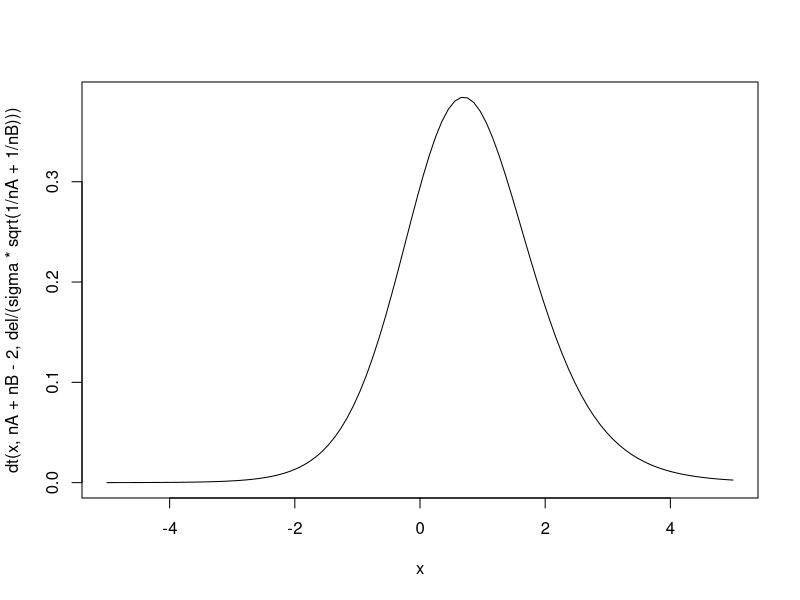
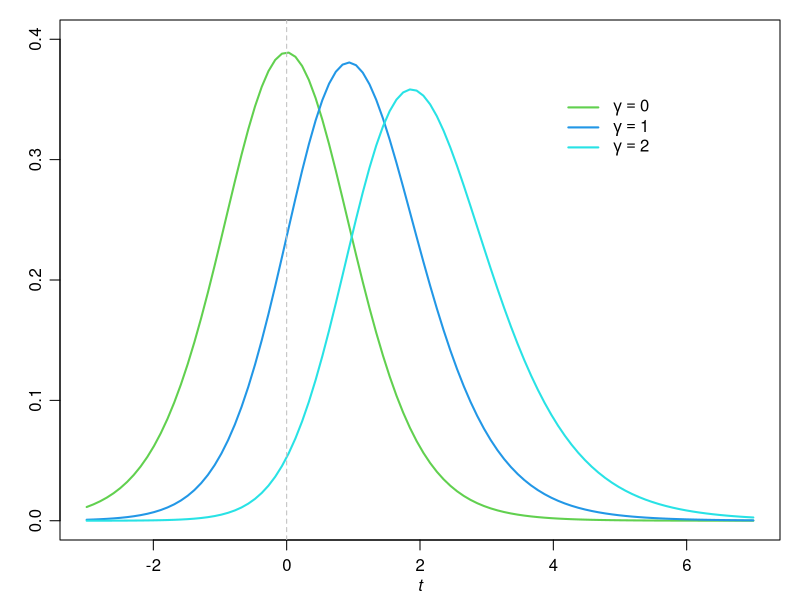
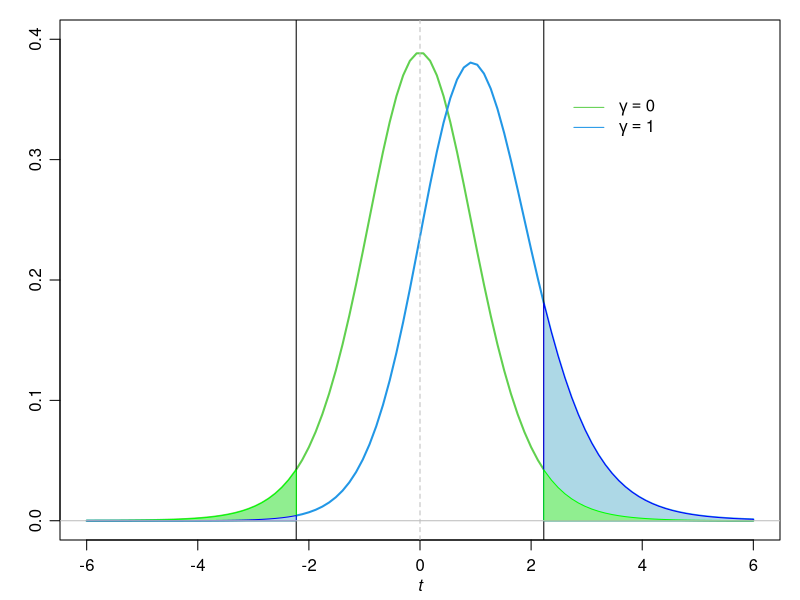
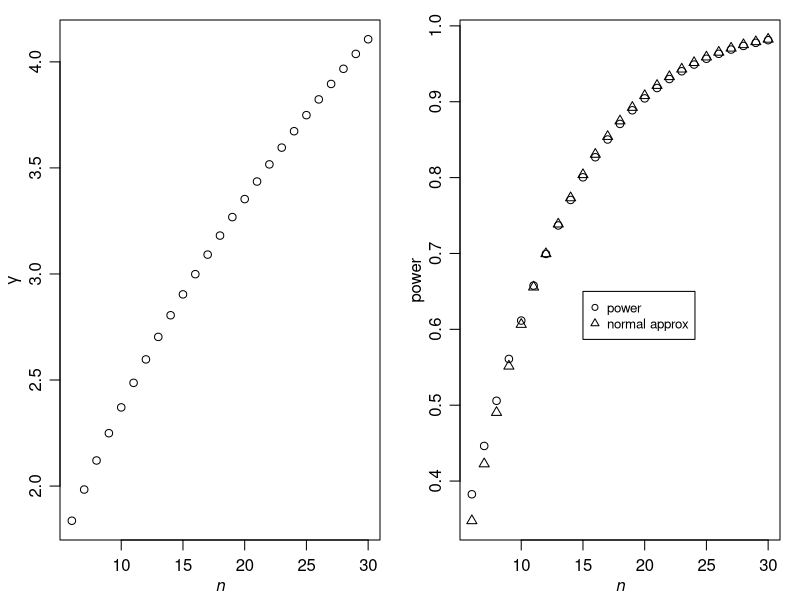
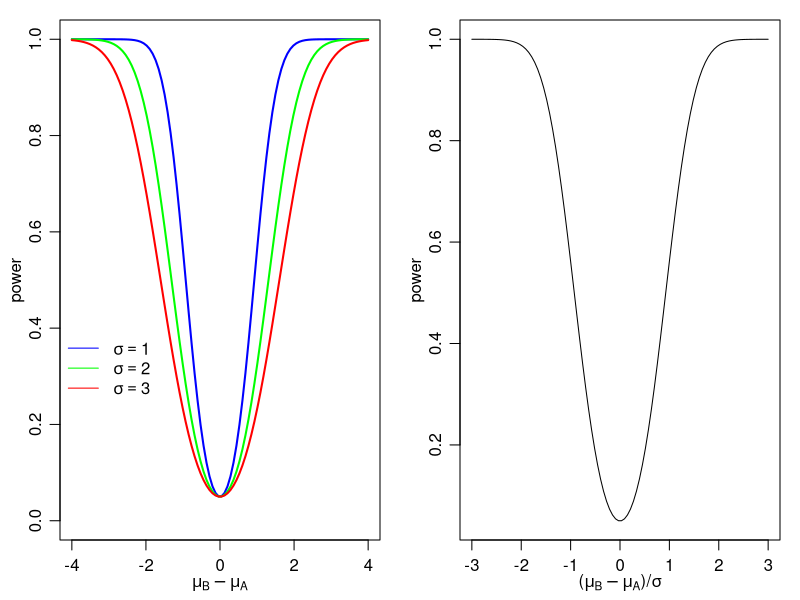
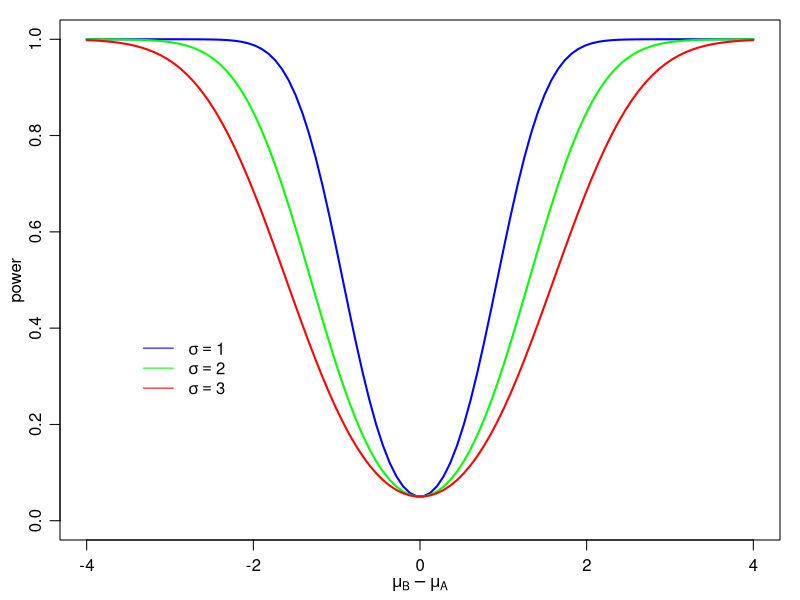
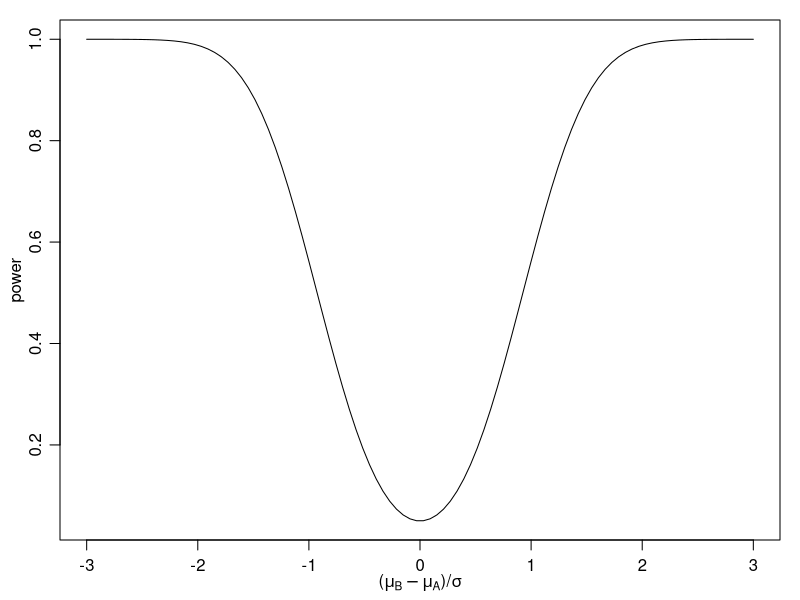
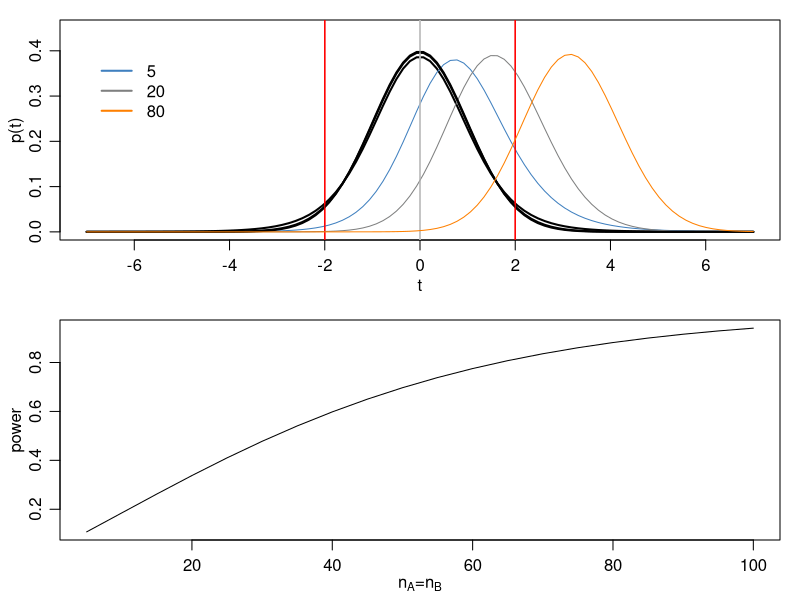

Here is the R script that generated these plots, in order:
######
y<- c( 26.9,11.4,26.6,23.7,25.3,28.5,14.2,17.9,16.5,21.1,24.3,19.6)
x<-c("B", "A", "B", "A", "B", "B", "B", "A", "A", "A", "B", "A")

yA<-y[x=="A"] ; yB<-y[x=="B"] ; nA<-sum(x=="A") ; nB<-sum(x=="B")

sp2<- (  (nA-1)*var(yA) + (nB-1)*var(yB) )/(nA-1+nB-1)
sp<-sqrt(sp2)

alpha<-.05
tc<-qt(1-alpha/2,nA+nB-2)

mean(yB)-mean(yA) + c(-1,1)*sp*sqrt(1/nA+1/nB)*tc



######



######
pdf("fig4_1.pdf",family="Times",height=3,width=6)
par(mar=c(3,3,1,1),mgp=c(1.75,.75,0))
nA<-nB<-6
x<-seq(-3,7,length=100)
par(mar=c(3,3,1,1),mgp=c(1.75,.75,0))
plot(c(-3,7),c(0,.4),type="n",xlab=expression(italic(t)),ylab="")
for(ncp in c(0,1,2) ) {
lines(x,dt(x,nA+nB-2, ncp),type="l",col=3+ncp,lwd=2)
                             }
abline(v=0,lty=2,col="gray")
legend(4,.36,
#  legend=c("gamma=0","gamma=1","gamma=2"), 
  legend=c(expression(gamma==0),expression(gamma==1),expression(gamma==2)),
  lwd=c(2,2,2),col=c(3,4,5),bty="n")
dev.off()
######


######
sigma<-sqrt(31.07)
del<-2.4
nA<-6
nB<-6

x<-seq(-5,5,length=100)
plot(x,dt(x,nA+nB-2, del/(sigma*sqrt(1/nA+1/nB))),type="l")

sigma<-sqrt(31.07)
delta<-2.4
nA<-6
nB<-6
alpha<-.05
t.gamma<- delta/(sigma*sqrt(1/nA +1/nB))

t.rcrit<-qt(1-alpha/2,nA+nB-2)

t.power<-pt(-t.rcrit,nA+nB-2, ncp=t.gamma) +
         1-pt(t.rcrit,nA+nB-2, ncp=t.gamma)
######


######
pdf("fig4_2.pdf",family="Times",height=3,width=6)
par(mar=c(3,3,1,1),mgp=c(1.75,.75,0))
plot(c(-6,6),c(0,.4),type="n",xlab=expression(italic(t)),ylab="")
x<-seq(-6,6,length=100)
qc<-  qt(.975,10)
for(ncp in c(0,1) ) {
lines(x,dt(x,nA+nB-2, ncp),type="l",col=3+ncp,lwd=2)
                             }
abline(v=0,lty=2,col="gray")
abline(v=qt(c(.025,.975),10))
legend(2.5,.36,legend=c(expression(gamma==0),expression(gamma==1)), lwd=c(1,1,1),col=c(3,4,5),bty="n")

xp<-c( qc,qc,x[x>qc],max(x))
yp<-c(0,dt( c(qc,x[x>qc]),nA+nB-2,ncp=1),0)
polygon( xp, yp,col="lightblue" ,border="blue" )

yp<-c(0,dt( c(qc,x[x>qc]),nA+nB-2,ncp=0),0)
polygon( xp, yp,col="lightgreen" ,border="green" )

xp<-c( min(x),x[x< -qc],-qc,-qc)
yp<-c(0,dt( c(x[x< -qc],-qc),nA+nB-2,ncp=0),0)
polygon( xp, yp,col="lightgreen" ,border="green" )

yp<-c(0,dt( c(x[x< -qc],-qc),nA+nB-2,ncp=1),0)
polygon( xp, yp,col="lightblue",border="blue"  )
abline(h=0,col="gray")

dev.off()
######



######
delta<-5 ; s2<- (  (nA-1)*var(yA) + (nB-1)*var(yB) )/(nA-1+nB-1)

alpha<-0.05 ; n<-seq(6,30)

t.crit<- qt(1-alpha/2,2*n-2)

t.gamma<-delta/sqrt(s2*(1/n+1/n))

t.power<-1-pt( t.crit,2*n-2,ncp=t.gamma)+
           pt(-t.crit,2*n-2,ncp=t.gamma)

t.normal.power<- 1- pnorm( t.crit, mean=t.gamma ) +
                    pnorm(-t.crit, mean=t.gamma )

######

pdf("fig4_3.pdf",family="Times",height=2.75,width=6)
par(mar=c(3,3,1,1),mgp=c(1.75,.75,0))
par(mfrow=c(1,2))
plot(n,t.gamma,xlab=expression(italic(n)),ylab=expression(gamma))
plot(n, t.power,ylim=range(c(t.power,t.normal.power)),xlab=expression(italic(n)), ylab="power") 
points(n,t.normal.power,pch=2)
legend(15,.65,legend=c("power","normal approx"),pch=c(1,2),cex=.8)
dev.off()


#####
pdf("fig4_4.pdf",family="Times",height=3,width=7)
par(mar=c(3,3,1,1),mgp=c(1.75,.75,0))

n<-10
t.crit<- qt(1-alpha/2,2*n-2)

par(mfrow=c(1,2))
cols<-c("blue","green","red")
del<-seq(-4,4,length=100)
theta.123<- cbind( del/sqrt(1),del/sqrt(2),del/sqrt(3))
plot(c(-4,4),c(0,1),type="n",xlab=expression(mu[B]-mu[A]), ylab="power")
for(j in 1:3) {
  t.power<-1-pt( t.crit,2*n-2,ncp=theta.123[,j]/sqrt(2/n))+
           pt(-t.crit,2*n-2,ncp= theta.123[,j]/sqrt(2/n))
  lines(del,t.power,type="l",col=cols[j],lwd=2) 
              } 
legend(-4.5,.4,
   legend=c(expression(sigma==1),expression(sigma==2),expression(sigma==3)), 
   bty="n",lwd=c(1,1,1),col=c("blue","green","red"))

theta<-seq(-3,3,length=100)
t.gamma<- theta/sqrt(1/n+1/n)
t.power<- 1-pt( t.crit,2*n-2,ncp=t.gamma)+
           pt(-t.crit,2*n-2,ncp=t.gamma)
plot(theta, t.power,xlab=expression(paste("(",mu[B]-mu[A],")/",sigma)),
 ylab="power",type="l")
dev.off()

#####

pdf("fig4_4a.pdf",family="Times",height=3,width=7)
par(mar=c(3,3,1,1),mgp=c(1.75,.75,0))
alpha<-.05
n<-10
t.crit<- qt(1-alpha/2,2*n-2)

par(mfrow=c(1,1))
cols<-c("blue","green","red")
del<-seq(-4,4,length=100)
theta.123<- cbind( del/sqrt(1),del/sqrt(2),del/sqrt(3))
plot(c(-4,4),c(0,1),type="n",xlab=expression(mu[B]-mu[A]), ylab="power")
for(j in 1:3) {
  t.power<-1-pt( t.crit,2*n-2,ncp=theta.123[,j]/sqrt(2/n))+
           pt(-t.crit,2*n-2,ncp= theta.123[,j]/sqrt(2/n))
  lines(del,t.power,type="l",col=cols[j],lwd=2)
              }
legend(-3.5,.4,
   legend=c(expression(sigma==1),expression(sigma==2),expression(sigma==3)),
   bty="n",lwd=c(1,1,1),col=c("blue","green","red"))
dev.off()

pdf("fig4_4b.pdf",family="Times",height=3,width=7)
par(mar=c(3,3,1,1),mgp=c(1.75,.75,0))

theta<-seq(-3,3,length=100)
t.gamma<- theta/sqrt(1/n+1/n)
t.power<- 1-pt( t.crit,2*n-2,ncp=t.gamma)+
           pt(-t.crit,2*n-2,ncp=t.gamma)
plot(theta, t.power,xlab=expression(paste("(",mu[B]-mu[A],")/",sigma)),
 ylab="power",type="l")
dev.off()


######






######
pdf("fig4_3.pdf",family="Times",height=6,width=6)
par(mar=c(3,3,1,1),mgp=c(1.75,.75,0))
par(mfrow=c(2,1))
delta<-3
sigma<-6
alpha<-.05
x<-seq(-7,7,length=100)
plot(range(x),c(0,.45),type="n",xlab="t",ylab="p(t)")
colr<-NULL
for(n in c(5,20,80)) {

ncp<-delta/(sigma*sqrt(1/n+1/n)) 

lines(x,dt(x,df=n+n-2),lwd=2)
#abline(v=qt(1-alpha/2,n+n-2),col="red")
abline(v=c(-2,0,2),col=c("red","gray","red"))
colr<-c(colr, rgb(ncp/3.17,.5,1-ncp/3.17))
lines(x,dt(x,ncp=ncp,df=n+n-2),lwd=1,col=rgb(ncp/3.17,.5,1-ncp/3.17),lty=1)
                             }
legend( -7,.4,col=colr,legend=c(5,20,80),lty=c(1,1,1),bty="n",lwd=c(2,2,2))
t.pow<-NULL
N<- seq(5,100,by=5)
for(n in N) {
ncp<-delta/(sigma*sqrt(1/n+1/n)) 
t.rcrit<-qt(1-alpha/2,n+n-2)
t.pow<-c(t.pow,pt(-t.rcrit,n+n-2, ncp=ncp) +
               1-pt(t.rcrit,n+n-2, ncp=ncp) )

}
plot(N,t.pow,type="l",xlab=expression(paste(n[A],"=",n[B])),ylab="power")
dev.off()
#######










